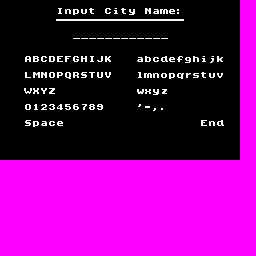

Below is a game level as drawn by its tile map, then a one-line description and the .tmx file that defines it, in full:
An orthogonal 32x32 tile map with 8x8 px tiles, 1 tile layer (Tile Layer 1).

<map version="1.5" tiledversion="1.6.0" orientation="orthogonal" renderorder="right-down" width="32" height="32" tilewidth="8" tileheight="8" infinite="0" nextlayerid="2" nextobjectid="1">
 <tileset firstgid="1" source="text.tsx" />
 <layer id="1" name="Tile Layer 1" width="32" height="32">
  <data encoding="csv">
33,33,33,33,33,33,33,33,33,33,33,33,33,33,33,33,33,33,33,33,33,33,33,33,33,33,33,33,33,33,1,1,
33,33,33,33,33,33,33,74,111,113,118,117,33,68,106,117,122,33,79,98,110,102,59,33,33,33,33,33,33,33,1,1,
33,33,33,33,33,33,33,134,134,134,134,134,134,134,134,134,134,134,134,134,134,134,134,33,33,33,33,33,33,33,1,1,
33,33,33,33,33,33,33,33,33,33,33,33,33,33,33,33,33,33,33,33,33,33,33,33,33,33,33,33,33,33,1,1,
33,33,33,33,33,33,33,33,33,96,96,96,96,96,96,96,96,96,96,96,96,33,33,33,33,33,33,33,33,33,1,1,
33,33,33,33,33,33,33,33,33,33,33,33,33,33,33,33,33,33,33,33,33,33,33,33,33,33,33,33,33,33,1,1,
33,33,33,33,33,33,33,33,33,33,33,33,33,33,33,33,33,33,33,33,33,33,33,33,33,33,33,33,33,33,1,1,
33,33,33,66,67,68,69,70,71,72,73,74,75,76,33,33,33,98,99,100,101,102,103,104,105,106,107,108,33,33,1,1,
33,33,33,33,33,33,33,33,33,33,33,33,33,33,33,33,33,33,33,33,33,33,33,33,33,33,33,33,33,33,1,1,
33,33,33,77,78,79,80,81,82,83,84,85,86,87,33,33,33,109,110,111,112,113,114,115,116,117,118,119,33,33,1,1,
33,33,33,33,33,33,33,33,33,33,33,33,33,33,33,33,33,33,33,33,33,33,33,33,33,33,33,33,33,33,1,1,
33,33,33,88,89,90,91,33,33,33,33,33,33,33,33,33,33,120,121,122,123,33,33,33,33,33,33,33,33,33,1,1,
33,33,33,33,33,33,33,33,33,33,33,33,33,33,33,33,33,33,33,33,33,33,33,33,33,33,33,33,33,33,1,1,
33,33,33,49,50,51,52,53,54,55,56,57,58,33,33,33,33,97,46,45,47,33,33,33,33,33,33,33,33,33,1,1,
33,33,33,33,33,33,33,33,33,33,33,33,33,33,33,33,33,33,33,33,33,33,33,33,33,33,33,33,33,33,1,1,
33,33,33,84,113,98,100,102,33,33,33,33,33,33,33,33,33,33,33,33,33,33,33,33,33,70,111,101,33,33,1,1,
33,33,33,33,33,33,33,33,33,33,33,33,33,33,33,33,33,33,33,33,33,33,33,33,33,33,33,33,33,33,1,1,
33,33,33,33,33,33,33,33,33,33,33,33,33,33,33,33,33,33,33,33,33,33,33,33,33,33,33,33,33,33,1,1,
33,33,33,33,33,33,33,33,33,33,33,33,33,33,33,33,33,33,33,33,33,33,33,33,33,33,33,33,33,33,1,1,
33,33,33,33,33,33,33,33,33,33,33,33,33,33,33,33,33,33,33,33,33,33,33,33,33,33,33,33,33,33,1,1,
1,1,1,1,1,1,1,1,1,1,1,1,1,1,1,1,1,1,1,1,1,1,1,1,1,1,1,1,1,1,1,1,
1,1,1,1,1,1,1,1,1,1,1,1,1,1,1,1,1,1,1,1,1,1,1,1,1,1,1,1,1,1,1,1,
1,1,1,1,1,1,1,1,1,1,1,1,1,1,1,1,1,1,1,1,1,1,1,1,1,1,1,1,1,1,1,1,
1,1,1,1,1,1,1,1,1,1,1,1,1,1,1,1,1,1,1,1,1,1,1,1,1,1,1,1,1,1,1,1,
1,1,1,1,1,1,1,1,1,1,1,1,1,1,1,1,1,1,1,1,1,1,1,1,1,1,1,1,1,1,1,1,
1,1,1,1,1,1,1,1,1,1,1,1,1,1,1,1,1,1,1,1,1,1,1,1,1,1,1,1,1,1,1,1,
1,1,1,1,1,1,1,1,1,1,1,1,1,1,1,1,1,1,1,1,1,1,1,1,1,1,1,1,1,1,1,1,
1,1,1,1,1,1,1,1,1,1,1,1,1,1,1,1,1,1,1,1,1,1,1,1,1,1,1,1,1,1,1,1,
1,1,1,1,1,1,1,1,1,1,1,1,1,1,1,1,1,1,1,1,1,1,1,1,1,1,1,1,1,1,1,1,
1,1,1,1,1,1,1,1,1,1,1,1,1,1,1,1,1,1,1,1,1,1,1,1,1,1,1,1,1,1,1,1,
1,1,1,1,1,1,1,1,1,1,1,1,1,1,1,1,1,1,1,1,1,1,1,1,1,1,1,1,1,1,1,1,
1,1,1,1,1,1,1,1,1,1,1,1,1,1,1,1,1,1,1,1,1,1,1,1,1,1,1,1,1,1,1,1
</data>
 </layer>
</map>
